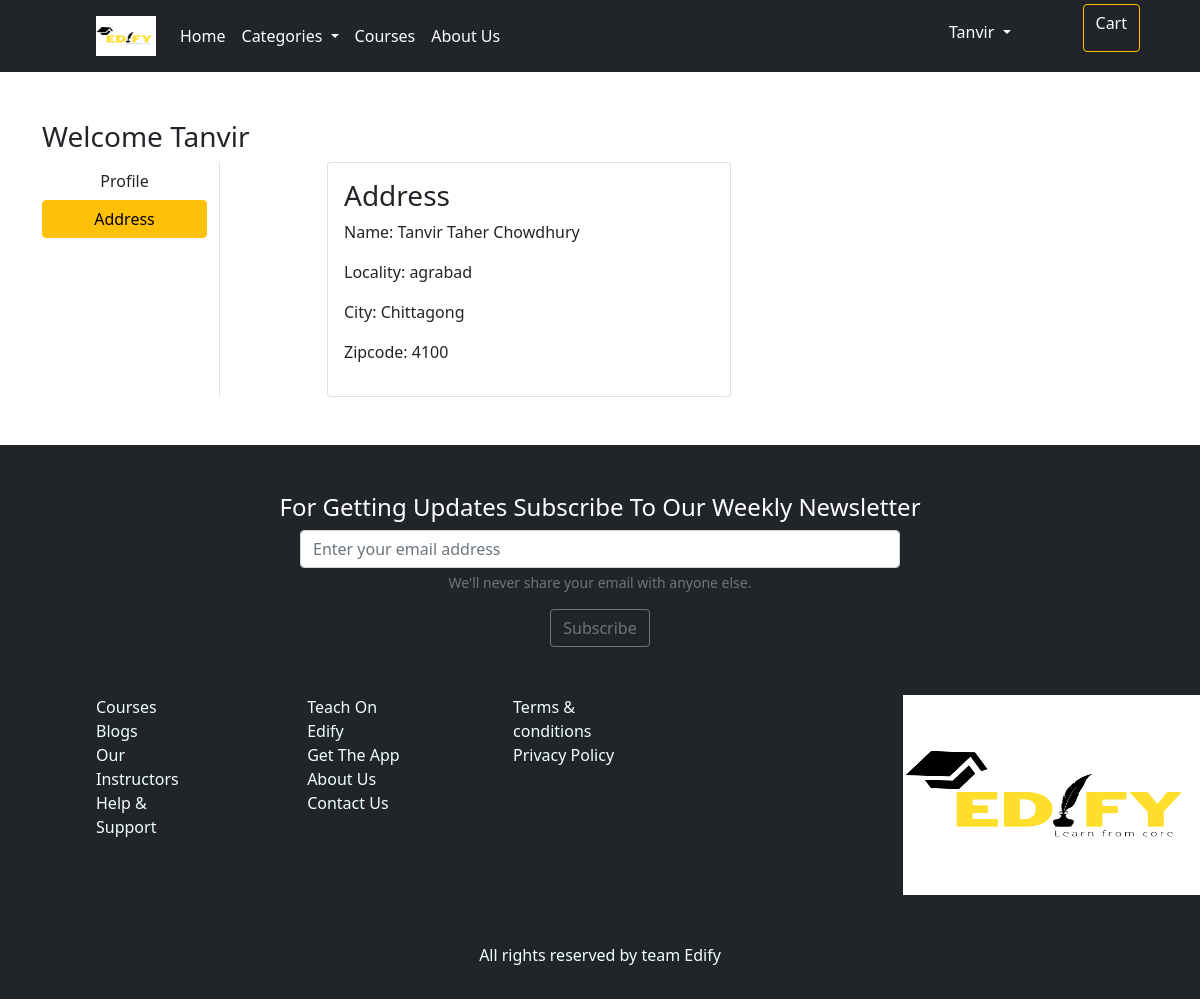
/address/ (signed in), run on the app's committed database.
### app/models.py (models this page shows, shortened)
class Student(models.Model):
    user= models.ForeignKey(User, on_delete=models.CASCADE)
    name = models.CharField(max_length=200)
    locality = models.CharField(max_length=200)
    city = models.CharField(max_length=50)
    zipcode = models.IntegerField()

### app/views.py (the view)
# urls.py: path('address/', views.address, name='address'),
@login_required
def address(request):
 add = Student.objects.filter(user=request.user)
 return render(request, 'app/address.html', {'add': add, 'active': 'btn-warning'})

### app/templates/app/address.html (shortened to what this page needs)
{% extends 'app/base.html' %}
{% load static %}
{% block main-content %}
<div class="container my-5">
 <div class="row">
 <h3>Welcome <span class="text-capitalize">{{request.user}}</span></h3>
  <div class="col-sm-2 border-end">
   <ul class="list-unstyled">
    <li class="d-grid"><a href="{% url 'profile' %}" class="btn ">Profile</a></li>
    <li class="d-grid"><a href="{% url 'address' %}" class="btn {{active}}">Address</a></li>
   </ul>
  </div>
  <div class="col-sm-9 offset-sm-1">
   <div class="row">
       {% for ad in add %}
            <div class="col-sm-6">
            <div class="card">
            <div class="card-body">
            <h3>Address </h3>
            <p>Name: {{ad.name}}</p>
            <p>Locality: {{ad.locality}}</p>
            <p>City: {{ad.city}}</p>
            <p>Zipcode: {{ad.zipcode}}</p>
            </div>
            </div>
            </div>
    {% endfor %}
   </div>
  </div>
 </div>
</div>
{% endblock main-content %}

### app/templates/app/base.html (shortened to what this page needs)
<!doctype html>
{% load static %}
<html lang="en">
  <head>
    <link href="https://cdn.jsdelivr.net/npm/bootstrap@5.1.1/dist/css/bootstrap.min.css" rel="stylesheet"
>
    <link rel="stylesheet" href="{% static 'app/css/all.min.css' %}">
    <link rel="stylesheet" href="{% static 'app/css/style.css' %}">
  </head>
  <body>
    <header>
      <nav class="navbar navbar-expand-lg navbar-dark bg-dark pt-1 pb-1">
          <div class="container-fluid ms-5 ps-5">
            <a class="navbar-brand" href="index.html"><img src="{% static 'app/images/Edify.png' %}" class="edify-logo" style= "width:60px;height:40px" alt=""></a>
            <div class="collapse navbar-collapse" id="navbarSupportedContent">
              <ul class="navbar-nav me-auto mb-2 mb-lg-0">
                <li class="nav-item">
                  <a class="nav-link active" aria-current="page" href="/">Home</a>
                </li>
                <li class="nav-item dropdown">
                  <a class="nav-link active dropdown-toggle" href="#" id="navbarDropdown" role="button" data-bs-toggle="dropdown" aria-expanded="false">
                    Categories
                  </a>
                </li>
                <li class="nav-item">
                  <a class="nav-link active" href="{% url 'courses' %}">Courses</a>
                </li>
                <li class="nav-item">
                  <a class="nav-link active">About Us</a>
                </li>
              </ul>
              <div>
                <ul class="me-5 d-flex">
                  {% if request.user.is_authenticated %}
                  <li class="nav-item dropdown mx-2">
                    <a class="nav-link dropdown-toggle text-white mt-2 me-5" href="#" id="profileDropdown" role="button" data-bs-toggle="dropdown" aria-expanded="false">
                      {{request.user.username | capfirst}}
                    </a>
                  </li>
                  <li class="btn-outline-warning btn "><a  href="{% url 'showcart' %}" style="text-decoration: none;color: azure;">Cart</a></li>
              {% endif %}
            </div>
          </div>
        </nav>
  </header>
    {% block main-content %} {% endblock main-content %}
      <footer class="mt-5 bg-dark">
      <section class="mt-5 pt-5">
        <div class="text-center ">
          <h4 style="color: #fff">For Getting Updates Subscribe To Our Weekly Newsletter</h4>
          <form>
            <div class="mb-3 ">
              <div class="d-flex justify-content-center">
                <input type="email" class="form-control w-50 " placeholder="Enter your email address" required>
              </div>
              <div id="emailHelp" class="form-text">We'll never share your email with anyone else.</div>
            </div>
            <button type="submit" class="btn btn-outline-secondary">Subscribe</button>
          </form>
        </div>
      </section>
     <div class="d-flex">
      <div class="ms-5 ps-5 pb-5 mt-5">
        <nav class="d-flex flex-column ">
          <div>
            <a href="#" style="text-decoration: none;
    color: azure;">Courses</a>
          </div>
          <div>
            <a href="#" style="text-decoration: none;
    color: azure;">Blogs</a>
          </div>
          <div>
            <a href="#" style="text-decoration: none;
    color: azure;">Our Instructors</a>
          </div>
          <div>
            <a href="#" style="text-decoration: none;
    color: azure;">Help & Support</a>
          </div>
       </nav>
      </div>
      <div class="ms-5 ps-5 pb-5 mt-5">
        <nav class="d-flex flex-column ">
          <div>
            <a href="#" style="text-decoration: none;
    color: azure;">Teach On Edify</a>
          </div>
          <div>
            <a href="#" style="text-decoration: none;
    color: azure;">Get The App</a>
          </div>
          <div>
            <a href="#" style="text-decoration: none;
    color: azure;">About Us</a>
          </div>
          <div>
            <a href="#" style="text-decoration: none;
    color: azure;">Contact Us</a>
          </div>
       </nav>
      </div>
      <div class="ms-5 ps-5 pb-5 mt-5">
        <nav class="d-flex flex-column ">
          <div>
            <a href="#" style="text-decoration: none;
    color: azure;">Terms & conditions</a>
          </div>
          <div>
            <a href="#" style="text-decoration: none;
    color: azure;">Privacy Policy</a>
          </div>
       </nav>
      </div>
      <div class="ms-5 ps-5 pb-5 mt-5">
        <nav class="d-flex flex-column ">
          <div>
            <a href="./index.html"><img src="{% static 'app/images/Edify.png' %}" class="img-fluid" style="width:300px;height:200px;margin-left: 150px;" alt=""></a>
          </div>
       </nav>
      </div>
     </div>
      <div class="pb-3 text-center">
        <p style="color:azure">
          All rights reserved by team Edify
        </p>
      </div>
      </footer>
  </body>
</html>

### app/static/app/css/style.css (style rules this page uses)
.edify-logo { width:60px; height: 40px; }

### data on the page
Student: name "Tanvir Taher Chowdhury", locality "agrabad", city "Chittagong", zipcode "4100"

### other printed values
{{ request.user.username | capfirst }} "Tanvir"
{{ request.user }} "Tanvir"
